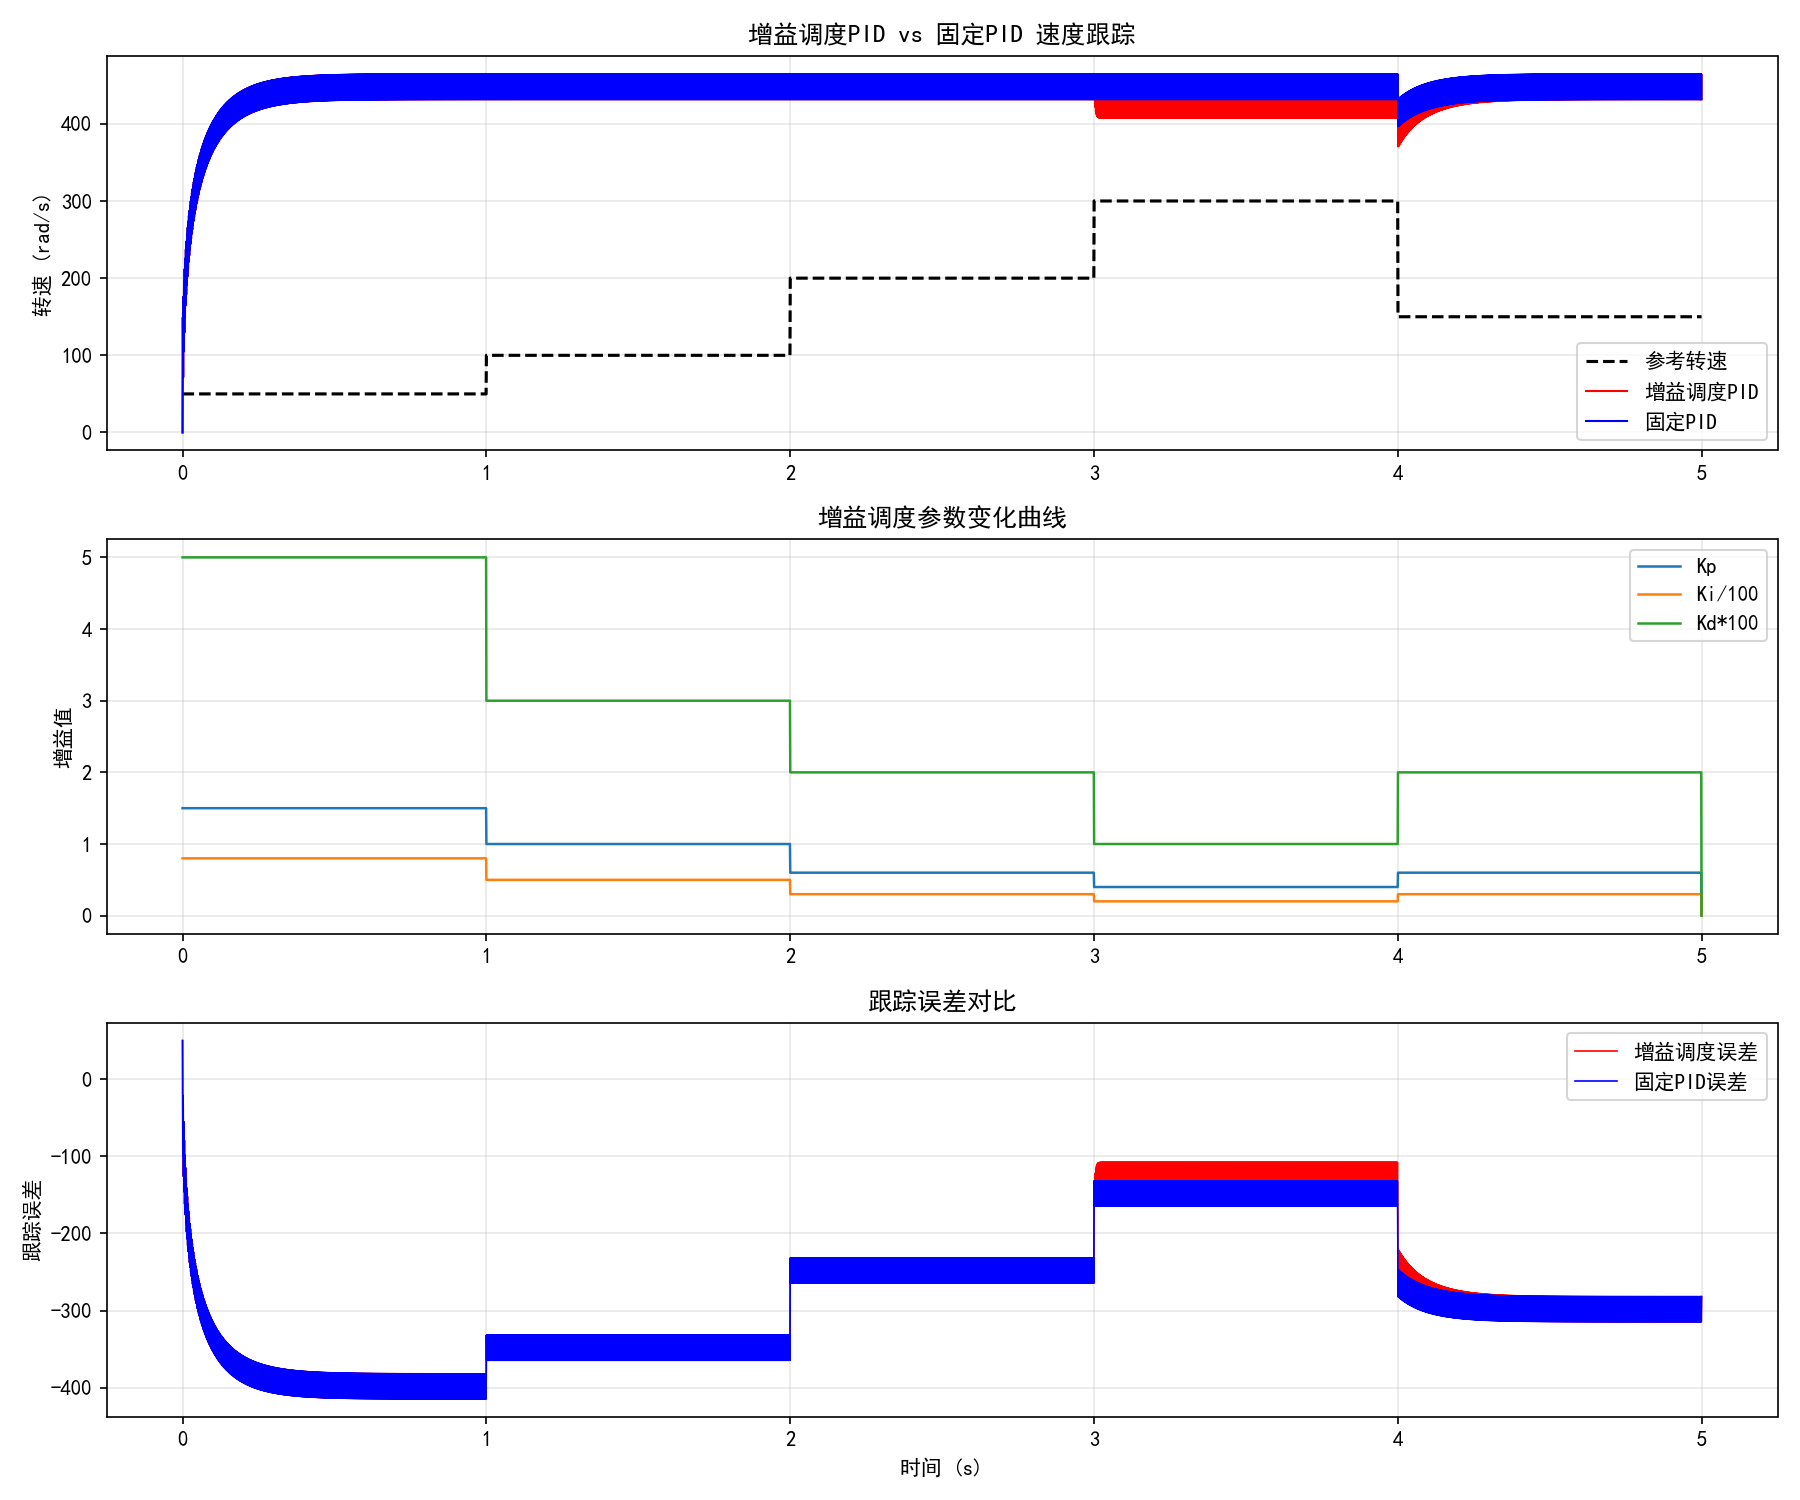

Write Python code to recreate this figure.
# -*- coding: utf-8 -*-
"""
增益调度自适应仿真
================
根据运行工况自动调整PID参数的增益调度控制
应用场景: 电机不同转速段需要不同PID参数
"""
import numpy as np
import matplotlib
matplotlib.use('Agg')
import matplotlib.pyplot as plt
import os



def main():
    plt.rcParams['font.sans-serif'] = ['SimHei', 'Microsoft YaHei', 'DejaVu Sans']
    plt.rcParams['axes.unicode_minus'] = False

    # ========== 系统参数 ==========
    dt = 0.001
    T = 5.0
    t = np.arange(0, T, dt)
    N = len(t)

    # 非线性系统: 参数随工作点变化
    # 模拟电机在不同转速下的参数变化
    def system_params(w):
        """根据转速返回系统参数 (模拟参数变化)"""
        w_abs = abs(w) + 1.0
        J_eff = 0.001 + 0.0005 * (w_abs / 100)  # 惯量随转速增大
        B_eff = 0.005 + 0.001 * (w_abs / 100)   # 摩擦随转速增大
        Kt_eff = 1.5 - 0.001 * w_abs             # 转矩常数随转速下降
        return J_eff, B_eff, Kt_eff

    # 参考信号: 从低速到高速变化
    w_ref = np.concatenate([
        np.ones(N//5) * 50,
        np.ones(N//5) * 100,
        np.ones(N//5) * 200,
        np.ones(N//5) * 300,
        np.ones(N//5) * 150
    ])[:N]

    # ========== 增益调度PID ==========
    def gain_schedule(w):
        """根据转速调度PID参数"""
        w_abs = abs(w)
        if w_abs < 75:
            # 低速段: 高增益, 快响应
            return 1.5, 80.0, 0.05
        elif w_abs < 150:
            # 中速段: 中增益
            return 1.0, 50.0, 0.03
        elif w_abs < 250:
            # 高速段: 低增益, 避免振荡
            return 0.6, 30.0, 0.02
        else:
            # 超高速段: 最低增益
            return 0.4, 20.0, 0.01

    # 固定PID参数 (取中值)
    Kp_fixed = 0.8
    Ki_fixed = 40.0
    Kd_fixed = 0.03

    # ========== 仿真: 增益调度 vs 固定PID ==========
    w_gs = np.zeros(N)
    u_gs = np.zeros(N)
    ei_gs = 0; ed_prev_gs = 0
    params_log = np.zeros((N, 3))  # 记录参数变化

    w_fixed = np.zeros(N)
    u_fixed = np.zeros(N)
    ei_fx = 0; ed_prev_fx = 0

    for i in range(N-1):
        # --- 增益调度PID ---
        Kp_g, Ki_g, Kd_g = gain_schedule(w_ref[i])
        params_log[i] = [Kp_g, Ki_g, Kd_g]

        e_gs = w_ref[i] - w_gs[i]
        ei_gs += e_gs * dt
        ei_gs = np.clip(ei_gs, -10, 10)
        ed_gs = (e_gs - ed_prev_gs) / dt
        u_g = Kp_g * e_gs + Ki_g * ei_gs + Kd_g * ed_gs
        u_g = np.clip(u_g, -100, 100)
        u_gs[i] = u_g

        # --- 固定PID ---
        e_fx = w_ref[i] - w_fixed[i]
        ei_fx += e_fx * dt
        ei_fx = np.clip(ei_fx, -10, 10)
        ed_fx = (e_fx - ed_prev_fx) / dt
        u_f = Kp_fixed * e_fx + Ki_fixed * ei_fx + Kd_fixed * ed_fx
        u_f = np.clip(u_f, -100, 100)
        u_fixed[i] = u_f

        # 系统更新 (使用变参数)
        J_g, B_g, Kt_g = system_params(w_gs[i])
        w_gs_dot = (-B_g * w_gs[i] + Kt_g * u_g) / J_g
        w_gs[i+1] = w_gs[i] + w_gs_dot * dt

        J_f, B_f, Kt_f = system_params(w_fixed[i])
        w_fx_dot = (-B_f * w_fixed[i] + Kt_f * u_f) / J_f
        w_fixed[i+1] = w_fixed[i] + w_fx_dot * dt

        ed_prev_gs = e_gs
        ed_prev_fx = e_fx

    # ========== 性能指标 ==========
    def calc_metrics(y, ref, t):
        err = ref - y
        iae = np.sum(np.abs(err)) * dt
        ise = np.sum(err**2) * dt
        max_err = np.max(np.abs(err))
        return {'IAE': iae, 'ISE': ise, '最大误差': max_err}

    m_gs = calc_metrics(w_gs, w_ref, t)
    m_fx = calc_metrics(w_fixed, w_ref, t)

    print("=== 增益调度PID性能 ===")
    for k, v in m_gs.items():
        print(f"  {k}: {v:.4f}")
    print("\n=== 固定PID性能 ===")
    for k, v in m_fx.items():
        print(f"  {k}: {v:.4f}")
    print(f"\nIAE改善: {(1-m_gs['IAE']/m_fx['IAE'])*100:.1f}%")

    # ========== 绘图 ==========
    fig, axes = plt.subplots(3, 1, figsize=(12, 10))

    axes[0].plot(t, w_ref, 'k--', linewidth=1.5, label='参考转速')
    axes[0].plot(t, w_gs, 'r-', linewidth=1.0, label='增益调度PID')
    axes[0].plot(t, w_fixed, 'b-', linewidth=1.0, label='固定PID')
    axes[0].set_ylabel('转速 (rad/s)')
    axes[0].set_title('增益调度PID vs 固定PID 速度跟踪')
    axes[0].legend()
    axes[0].grid(True, alpha=0.3)

    # 增益调度参数变化
    axes[1].plot(t, params_log[:, 0], linewidth=1.2, label='Kp')
    axes[1].plot(t, params_log[:, 1]/100, linewidth=1.2, label='Ki/100')
    axes[1].plot(t, params_log[:, 2]*100, linewidth=1.2, label='Kd*100')
    axes[1].set_ylabel('增益值')
    axes[1].set_title('增益调度参数变化曲线')
    axes[1].legend()
    axes[1].grid(True, alpha=0.3)

    # 误差对比
    axes[2].plot(t, w_ref-w_gs, 'r-', linewidth=0.8, label='增益调度误差')
    axes[2].plot(t, w_ref-w_fixed, 'b-', linewidth=0.8, label='固定PID误差')
    axes[2].set_xlabel('时间 (s)')
    axes[2].set_ylabel('跟踪误差')
    axes[2].set_title('跟踪误差对比')
    axes[2].legend()
    axes[2].grid(True, alpha=0.3)

    plt.tight_layout()
    out = os.path.join(os.path.dirname(os.path.abspath(__file__)), 'gain_scheduling_adaptive.png')
    plt.savefig(out, dpi=150)
    plt.close()
    print(f"\n已保存: {out}")



if __name__ == '__main__':
    main()
